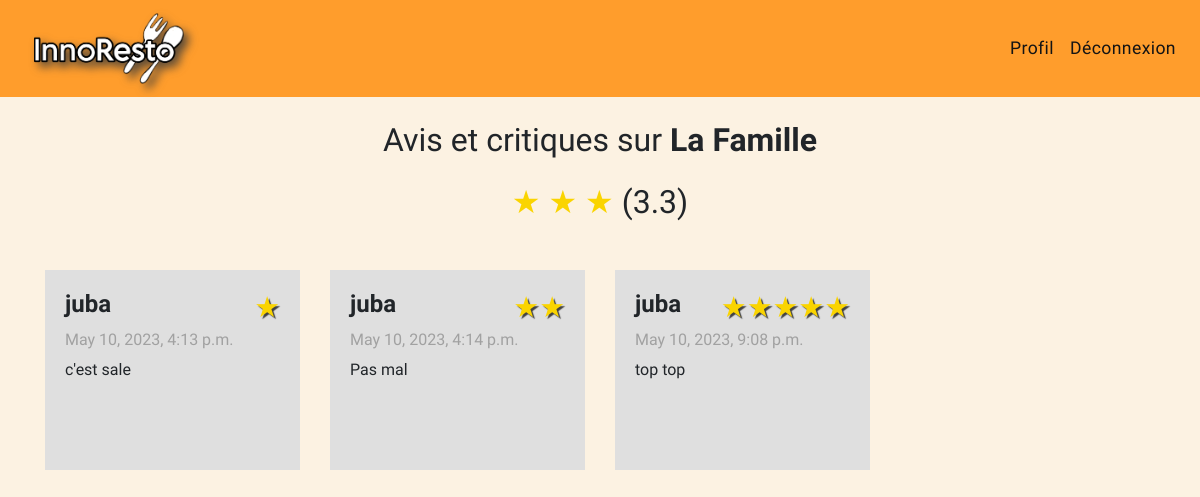
Page /avis_restaurant/1/ (signed in) on the earlier database version.
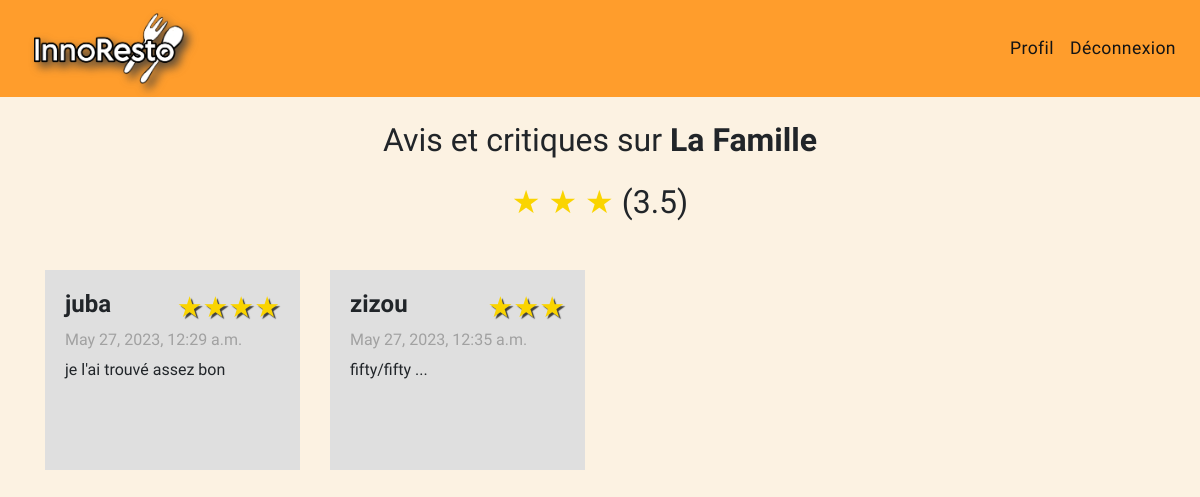
Same page on the later database version.
### app1/models.py (models this page shows, shortened)
class Restaurant(models.Model):
    proprietaire = models.ForeignKey('Restaurateur', on_delete=models.CASCADE, null=False, blank=True)
    resto_name = models.CharField(max_length=100)
    type = models.CharField(max_length=100, null=True, blank=True)
    phone_resto = models.CharField(max_length=15)
    mail_address = models.CharField(max_length=200)
    address = models.CharField(max_length=200)
    map_url = models.URLField(blank=True, null=True)
    moyenne = models.FloatField(default=2.5)

class Avis(models.Model):
    restaurant = models.ForeignKey(Restaurant, on_delete=models.CASCADE, related_name='avis')
    auteur = models.ForeignKey(settings.AUTH_USER_MODEL, on_delete=models.CASCADE)
    note = models.IntegerField(validators=[MaxValueValidator(5), MinValueValidator(1)])
    commentaire = models.TextField(max_length=1000, blank=True, null=True)
    date_avis = models.DateTimeField(auto_now_add=True)

### app1/views.py (the view)
# urls.py: path('avis_restaurant/<int:restaurant_id>/', views.avis_restaurant, name='avis_restaurant'),
def avis_restaurant(request, restaurant_id):
    restaurant = Restaurant.objects.get(id=restaurant_id)
    avis = Avis.objects.filter(restaurant=restaurant)
    if request.method == 'POST':
        form = AvisForm(request.POST)
        if form.is_valid():
            avis = form.save(commit=False)
            avis.restaurant = restaurant
            avis.auteur = request.user
            avis.save()
            messages.success(request, 'Votre avis a été enregistré avec succès.')
            return redirect('avis_restaurant', restaurant_id=restaurant_id)
    else:
        form = AvisForm()
    return render(request, 'app1/avis_restaurant.html', {'resto': restaurant, 'avis': avis, 'avis_form':form})

### templates/app1/avis_restaurant.html (shortened to what this page needs)
{% extends 'base.html' %}
{% block content %}
<center>
    <div class="container">
        <h2 class="m-4">Avis et critiques sur <strong>{{resto.resto_name}}</strong></h2>
        <h2 class="mb-4 mt-0">
            <span  style="color: rgb(250, 212, 0);">★</span>
                    {% if resto.moyenne >= 2%}
                    <span style="color: rgb(250, 212, 0);">★</span>
                    {%endif%}
                    {% if resto.moyenne >= 3%}
                    <span style="color: rgb(250, 212, 0);">★</span>
                    {%endif%}
                    ({{resto.moyenne|floatformat:1 }})
        </h2>
        <br>
        <div class="row">
          {% for a in avis %}
          <div class="col-md-3">
            <div class="card-body mb-4 d-flex flex-column" style="text-align: left;" id="card-avis">
                <h4 class="card-title">
                    <strong>{{a.auteur.username}}</strong>
                    <span class="stars-avis">★</span>
                    {% if a.note > 1%}
                    <span class="stars-avis">★</span>
                    {%endif%}
                    {% if a.note > 2%}
                    <span class="stars-avis">★</span>
                    {%endif%}
                    {% if a.note > 3%}
                    <span class="stars-avis">★</span>
                    {%endif%}
                    {% if a.note > 4%}
                    <span class="stars-avis">★</span>
                    {%endif%}
                </h4>
                <h6 class="card-subtitle mb-2">{{a.date_avis}}</h6>
                <p class="card-text">{{a.commentaire}}</p>
            </div>
          </div>
          {% endfor %}
        </div>
    </div>
    <br><br>
</center>
{% endblock %}

Differences in the rows shown:
removed Avis: auteur.username "juba", date_avis "May 10, 2023, 4:13 p.m.", commentaire "c'est sale"
removed Avis: auteur.username "juba", date_avis "May 10, 2023, 4:14 p.m.", commentaire "Pas mal"
removed Avis: auteur.username "juba", date_avis "May 10, 2023, 9:08 p.m.", commentaire "top top"
changed Restaurant "La Famille": moyenne "3.3" → "3.5"
added Avis: auteur.username "juba", date_avis "May 27, 2023, 12:29 a.m.", commentaire "je l'ai trouvé assez bon"
added Avis: auteur.username "zizou", date_avis "May 27, 2023, 12:35 a.m.", commentaire "fifty/fifty ..."
